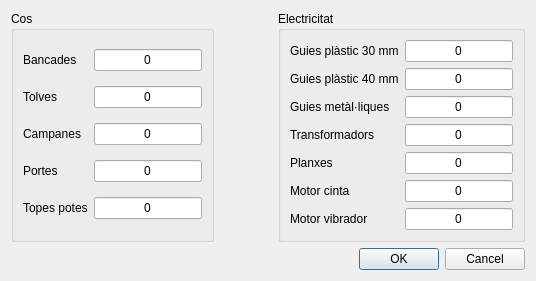
<?xml version="1.0" encoding="UTF-8"?>
<ui version="4.0">
 <class>DialogActualitzaMagatzem</class>
 <widget class="QDialog" name="DialogActualitzaMagatzem">
  <property name="geometry">
   <rect>
    <x>0</x>
    <y>0</y>
    <width>536</width>
    <height>278</height>
   </rect>
  </property>
  <property name="windowTitle">
   <string>Dialog</string>
  </property>
  <layout class="QGridLayout" name="gridLayout_5">
   <item row="0" column="0">
    <layout class="QGridLayout" name="gridLayout_3">
     <item row="0" column="0">
      <widget class="QGroupBox" name="groupBox">
       <property name="title">
        <string>Cos</string>
       </property>
       <layout class="QGridLayout" name="gridLayout">
        <item row="3" column="1">
         <widget class="QLineEdit" name="lineEdit_Portes">
          <property name="font">
           <font>
            <weight>50</weight>
            <bold>false</bold>
           </font>
          </property>
          <property name="text">
           <string>0</string>
          </property>
          <property name="alignment">
           <set>Qt::AlignCenter</set>
          </property>
         </widget>
        </item>
        <item row="3" column="0">
         <widget class="QLabel" name="label_Portes">
          <property name="text">
           <string>Portes</string>
          </property>
         </widget>
        </item>
        <item row="2" column="1">
         <widget class="QLineEdit" name="lineEdit_Campanes">
          <property name="font">
           <font>
            <weight>50</weight>
            <bold>false</bold>
           </font>
          </property>
          <property name="text">
           <string>0</string>
          </property>
          <property name="alignment">
           <set>Qt::AlignCenter</set>
          </property>
         </widget>
        </item>
        <item row="2" column="0">
         <widget class="QLabel" name="label_Campanes">
          <property name="text">
           <string>Campanes</string>
          </property>
         </widget>
        </item>
        <item row="0" column="1">
         <widget class="QLineEdit" name="lineEdit_Bancades">
          <property name="font">
           <font>
            <weight>50</weight>
            <bold>false</bold>
           </font>
          </property>
          <property name="text">
           <string>0</string>
          </property>
          <property name="alignment">
           <set>Qt::AlignCenter</set>
          </property>
         </widget>
        </item>
        <item row="1" column="0">
         <widget class="QLabel" name="label_Tolves">
          <property name="text">
           <string>Tolves</string>
          </property>
         </widget>
        </item>
        <item row="0" column="0">
         <widget class="QLabel" name="label_Bancades">
          <property name="text">
           <string>Bancades</string>
          </property>
         </widget>
        </item>
        <item row="1" column="1">
         <widget class="QLineEdit" name="lineEdit_Tolves">
          <property name="font">
           <font>
            <weight>50</weight>
            <bold>false</bold>
           </font>
          </property>
          <property name="text">
           <string>0</string>
          </property>
          <property name="alignment">
           <set>Qt::AlignCenter</set>
          </property>
         </widget>
        </item>
        <item row="4" column="0">
         <widget class="QLabel" name="label_topePotes">
          <property name="text">
           <string>Topes potes</string>
          </property>
         </widget>
        </item>
        <item row="4" column="1">
         <widget class="QLineEdit" name="lineEdit_topePotes">
          <property name="text">
           <string>0</string>
          </property>
          <property name="alignment">
           <set>Qt::AlignCenter</set>
          </property>
         </widget>
        </item>
       </layout>
      </widget>
     </item>
     <item row="0" column="1">
      <spacer name="horizontalSpacer">
       <property name="orientation">
        <enum>Qt::Horizontal</enum>
       </property>
       <property name="sizeHint" stdset="0">
        <size>
         <width>5</width>
         <height>20</height>
        </size>
       </property>
      </spacer>
     </item>
     <item row="0" column="2">
      <widget class="QGroupBox" name="groupBox_2">
       <property name="title">
        <string>Electricitat</string>
       </property>
       <layout class="QGridLayout" name="gridLayout_2">
        <item row="0" column="0">
         <widget class="QLabel" name="label_Plastic30">
          <property name="text">
           <string>Guies plàstic 30 mm</string>
          </property>
         </widget>
        </item>
        <item row="0" column="1">
         <widget class="QLineEdit" name="lineEdit_Plastic30">
          <property name="font">
           <font>
            <weight>50</weight>
            <bold>false</bold>
           </font>
          </property>
          <property name="text">
           <string>0</string>
          </property>
          <property name="alignment">
           <set>Qt::AlignCenter</set>
          </property>
         </widget>
        </item>
        <item row="1" column="0">
         <widget class="QLabel" name="label_Plastic40">
          <property name="text">
           <string>Guies plàstic 40 mm</string>
          </property>
         </widget>
        </item>
        <item row="1" column="1">
         <widget class="QLineEdit" name="lineEdit_Plastic40">
          <property name="font">
           <font>
            <weight>50</weight>
            <bold>false</bold>
           </font>
          </property>
          <property name="text">
           <string>0</string>
          </property>
          <property name="alignment">
           <set>Qt::AlignCenter</set>
          </property>
         </widget>
        </item>
        <item row="2" column="0">
         <widget class="QLabel" name="label_Metall">
          <property name="text">
           <string>Guies metàl·liques</string>
          </property>
         </widget>
        </item>
        <item row="2" column="1">
         <widget class="QLineEdit" name="lineEdit_Metall">
          <property name="font">
           <font>
            <weight>50</weight>
            <bold>false</bold>
           </font>
          </property>
          <property name="text">
           <string>0</string>
          </property>
          <property name="alignment">
           <set>Qt::AlignCenter</set>
          </property>
         </widget>
        </item>
        <item row="4" column="0">
         <widget class="QLabel" name="label_Planxes">
          <property name="text">
           <string>Planxes</string>
          </property>
         </widget>
        </item>
        <item row="4" column="1">
         <widget class="QLineEdit" name="lineEdit_Planxes">
          <property name="font">
           <font>
            <weight>50</weight>
            <bold>false</bold>
           </font>
          </property>
          <property name="text">
           <string>0</string>
          </property>
          <property name="alignment">
           <set>Qt::AlignCenter</set>
          </property>
         </widget>
        </item>
        <item row="3" column="1">
         <widget class="QLineEdit" name="lineEdit_Transformadors">
          <property name="text">
           <string>0</string>
          </property>
          <property name="alignment">
           <set>Qt::AlignCenter</set>
          </property>
         </widget>
        </item>
        <item row="3" column="0">
         <widget class="QLabel" name="label_Transformadors">
          <property name="text">
           <string>Transformadors</string>
          </property>
         </widget>
        </item>
        <item row="5" column="0">
         <widget class="QLabel" name="label_Motor_cinta">
          <property name="text">
           <string>Motor cinta</string>
          </property>
         </widget>
        </item>
        <item row="6" column="0">
         <widget class="QLabel" name="label_Motor_vibrador">
          <property name="text">
           <string>Motor vibrador</string>
          </property>
         </widget>
        </item>
        <item row="5" column="1">
         <widget class="QLineEdit" name="lineEdit_Motor_cinta">
          <property name="text">
           <string>0</string>
          </property>
          <property name="alignment">
           <set>Qt::AlignCenter</set>
          </property>
         </widget>
        </item>
        <item row="6" column="1">
         <widget class="QLineEdit" name="lineEdit_Motor_vibrador">
          <property name="text">
           <string>0</string>
          </property>
          <property name="alignment">
           <set>Qt::AlignCenter</set>
          </property>
         </widget>
        </item>
       </layout>
      </widget>
     </item>
    </layout>
   </item>
   <item row="1" column="0">
    <layout class="QGridLayout" name="gridLayout_4">
     <item row="0" column="0">
      <spacer name="horizontalSpacer_2">
       <property name="orientation">
        <enum>Qt::Horizontal</enum>
       </property>
       <property name="sizeHint" stdset="0">
        <size>
         <width>40</width>
         <height>20</height>
        </size>
       </property>
      </spacer>
     </item>
     <item row="0" column="1">
      <widget class="QDialogButtonBox" name="buttonBox">
       <property name="orientation">
        <enum>Qt::Horizontal</enum>
       </property>
       <property name="standardButtons">
        <set>QDialogButtonBox::Cancel|QDialogButtonBox::Ok</set>
       </property>
      </widget>
     </item>
    </layout>
   </item>
  </layout>
 </widget>
 <resources/>
 <connections>
  <connection>
   <sender>buttonBox</sender>
   <signal>accepted()</signal>
   <receiver>DialogActualitzaMagatzem</receiver>
   <slot>accept()</slot>
   <hints>
    <hint type="sourcelabel">
     <x>248</x>
     <y>254</y>
    </hint>
    <hint type="destinationlabel">
     <x>157</x>
     <y>274</y>
    </hint>
   </hints>
  </connection>
  <connection>
   <sender>buttonBox</sender>
   <signal>rejected()</signal>
   <receiver>DialogActualitzaMagatzem</receiver>
   <slot>reject()</slot>
   <hints>
    <hint type="sourcelabel">
     <x>316</x>
     <y>260</y>
    </hint>
    <hint type="destinationlabel">
     <x>286</x>
     <y>274</y>
    </hint>
   </hints>
  </connection>
 </connections>
</ui>
